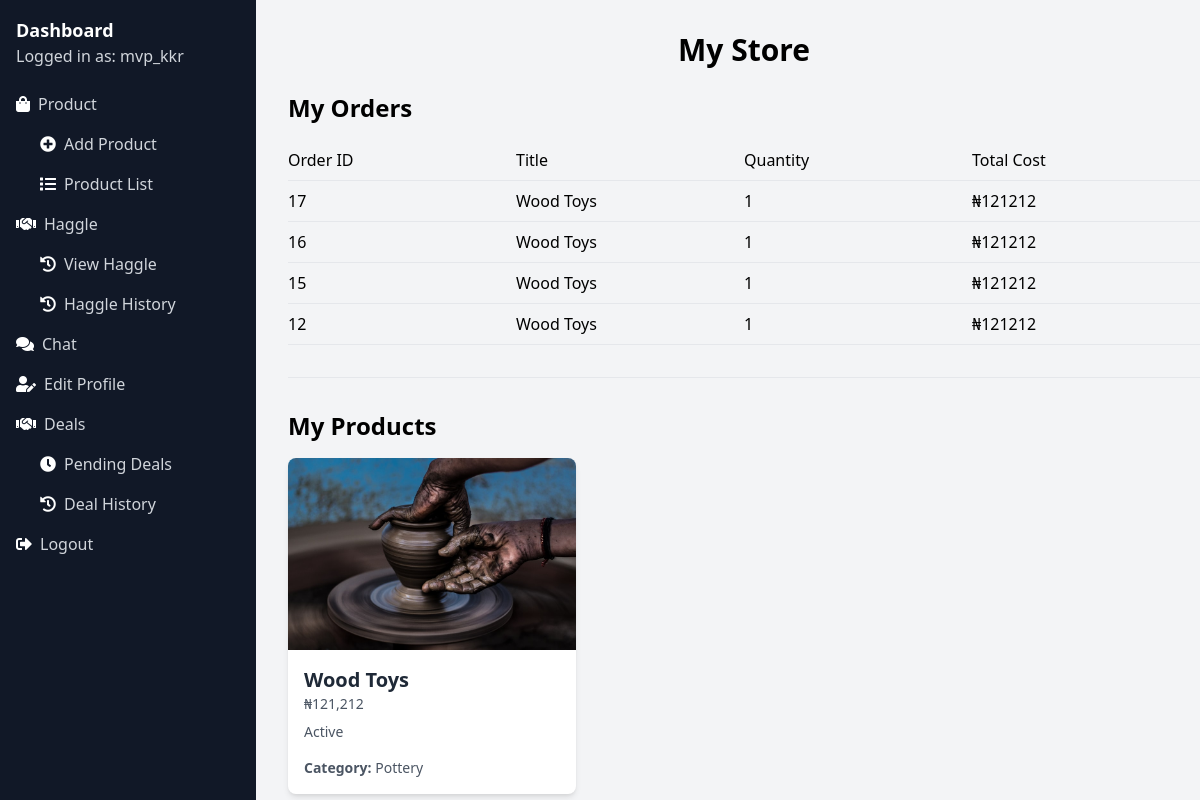
The app's page /vendor/my-store/ (signed in) with its own data.
### core/models.py (models this page shows, shortened)
class OrderItem(models.Model):
    order = models.ForeignKey(Order, related_name='items', on_delete=models.CASCADE)
    product = models.ForeignKey(Product, related_name='items', on_delete=models.CASCADE)
    price = models.IntegerField()
    quantity = models.IntegerField(default=1)
    is_delivered = models.BooleanField(default=False)

class Order(models.Model):
    first_name = models.CharField(max_length=255)
    last_name = models.CharField(max_length=255)
    address = models.CharField(max_length=255)
    paid_amount = models.IntegerField(blank=True, null=True)
    is_paid = models.BooleanField(default=False)
    created_by = models.ForeignKey(User, related_name='orders', on_delete=models.SET_NULL, null=True)
    created_at = models.DateTimeField(auto_now_add=True)
    is_completed = models.BooleanField(default=False)
    date_completed = models.DateTimeField(null=True, blank=True)

class Product(models.Model):
    DRAFT = 'draft'
    WAITING_APPROVAL = 'waitingapproval'
    ACTIVE = 'active'
    DELETED = 'deleted'
    STATUS_CHOICES = (
        (DRAFT, 'Draft'),
        (WAITING_APPROVAL, 'Waiting approval'),
        (ACTIVE, 'Active'),
        (DELETED, 'Deleted'),
    )
    user = models.ForeignKey(User, related_name='products', on_delete=models.CASCADE)
    category = models.ForeignKey(Category, related_name='products', on_delete=models.CASCADE)
    title = models.CharField(max_length=50)
    slug = models.SlugField(max_length=50)
    description = models.TextField(blank=True)
    price = models.IntegerField()
    image = models.ImageField(upload_to='uploads/product_images', blank=True, null=True)
    thumbnail = models.ImageField(upload_to='uploads/product_images/thumbnail', blank=True, null=True)
    created_at = models.DateTimeField(auto_now_add=True)
    updated_at = models.DateTimeField(auto_now=True)
    status = models.CharField(max_length=50, choices=STATUS_CHOICES, default=ACTIVE)
    class Meta:
        ordering = ('-created_at',)
    def get_display_price(self):
        price_str = str(self.price)[::-1]
        formatted_price = ",".join([price_str[i:i+3] for i in range(0, len(price_str), 3)])
        return formatted_price[::-1]

class Category(models.Model):
    title = models.CharField(max_length=50)
    slug = models.SlugField(max_length=50)
    class Meta:
        verbose_name_plural = 'Categories'
    def __str__(self):
        return self.title

### userprofile/views.py (the view)
# urls.py: path('my-store/', views.my_store, name='my_store'),
@login_required
def my_store(request):
    products = request.user.products.exclude(status=Product.DELETED)
    order_items = OrderItem.objects.filter(product__user=request.user)
    last_5_order_items = order_items.order_by('-order__created_at')[:5]
    haggled_prices = {}
    accepted_haggles = Haggle.objects.filter(is_accepted=True)
    for haggle in accepted_haggles:
        matched_order_items = order_items.filter(product_id=haggle.product_id, order__created_by=haggle.user)
        if matched_order_items.exists():
            order_item = matched_order_items.latest('order__created_at')
            haggled_prices[order_item.id] = haggle.proposed_price
    for order_item in last_5_order_items:
        if order_item.id in haggled_prices:
            order_item.haggled_price = haggled_prices[order_item.id] * order_item.quantity
        else:
            order_item.haggled_price = order_item.price * order_item.quantity
    return render(request, 'userprofile/dashboard.html', {
        'products': products,
        'order_items': last_5_order_items
    })

### core/context_processors.py (called while the page is built)
def cart(request):
    return {'cart': Cart(request)}

### userprofile/templates/userprofile/dashboard.html (shortened to what this page needs)
{% extends 'userprofile/base.html' %}
{% block content %}
    <h1 class="text-3xl text-center font-semibold mb-6">My Store</h1>
    <div class="mb-8">
        <h2 class="text-2xl font-semibold mb-4">My Orders</h2>
        <div class="flex flex-col">
            <div class="flex border-b border-gray-200 py-2">
                <div class="w-1/4">Order ID</div>
                <div class="w-1/4">Title</div>
                <div class="w-1/4">Quantity</div>
                <div class="w-1/4">Total Cost</div>
            </div>
            {% for order_item in order_items %}
                <div class="flex border-b border-gray-200 py-2">
                    <div class="w-1/4"><a href="{% url 'my_store_order_detail' order_item.order.id %}">{{ order_item.order.id }}</a></div>
                    <div class="w-1/4">{{ order_item.product.title }}</div>
                    <div class="w-1/4">{{ order_item.quantity }}</div>
                    <div class="w-1/4">₦{{ order_item.haggled_price|default:order_item.price }}</div>
                </div>
            {% endfor %}
        </div>
    </div>
    <hr class="my-8">
    <h2 class="text-2xl font-semibold mb-4">My Products</h2>
    <div class="grid grid-cols-1 sm:grid-cols-2 md:grid-cols-3 gap-6">
        {% if products %}
            {% for product in products %}
                <div class="bg-white shadow-md rounded-lg overflow-hidden">
                    <a href="{% url 'edit_product' product.id %}">
                        <div class="relative overflow-hidden">
                            {% if product.image %}
                                <img class="w-full h-48 object-cover object-center" src="{{ product.image.url }}" alt="Image of {{ product.title }}">
                            {% else %}
                                <div class="w-full h-48 bg-gray-200 flex items-center justify-center text-gray-400 text-lg">No Image</div>
                            {% endif %}
                        </div>
                        <div class="p-4">
                            <h3 class="text-xl font-semibold text-gray-800">{{ product.title }}</h3>
                            <p class="text-gray-600 text-sm mb-2">₦{{ product.get_display_price }}</p>
                            <p class="text-gray-600 text-sm mb-4">{{ product.get_status_display }}</p>
                            <p class="text-gray-600 text-sm"><strong>Category: </strong>{{ product.category }}</p>
                        </div>
                    </a>
                </div>
            {% endfor %}
        {% else %}
            <p class="text-gray-600 text-lg mt-4 py-4 px-8 bg-gray-100 rounded-lg">You don't have any products yet...</p>
        {% endif %}
    </div>
{% endblock %}

### userprofile/templates/userprofile/base.html (shortened to what this page needs)
<!DOCTYPE html>
<html lang="en">
<head>
    <link href="https://cdn.jsdelivr.net/npm/tailwindcss@2.2.19/dist/tailwind.min.css" rel="stylesheet">
    <link rel="stylesheet" href="https://cdnjs.cloudflare.com/ajax/libs/font-awesome/5.15.4/css/all.min.css"
/>
</head>
<body class="bg-gray-100 flex h-screen">
    <div class="w-64 bg-gray-900 overflow-y-auto">
        <div class="py-4">
            <h2 class="text-white text-lg font-semibold px-4"><a href="{% url 'my_store' %}">Dashboard</a></h2>
            <p class="text-gray-300 px-4">Logged in as: {{ request.user.username }}</p>
        </div>
        <ul class="sidebar-menu">
            <li>
                <a href="#" class="block text-gray-300 hover:text-white flex items-center px-4 py-2">
                    <i class="fas fa-shopping-bag text-white mr-2"></i>Product
                </a>
                <ul class="ml-8">
                    <li><a href="{% url 'add_product' %}" class="block text-gray-300 hover:text-white pl-2 py-2"><i class="fas fa-plus-circle text-white mr-2"></i>Add Product</a></li>
                    <li><a href="{% url 'my_products' %}" class="block text-gray-300 hover:text-white pl-2 py-2"><i class="fas fa-list text-white mr-2"></i>Product List</a></li>
                </ul>
            </li>
            <li>
                <a href="#" class="block text-gray-300 hover:text-white flex items-center px-4 py-2">
                    <i class="fas fa-handshake text-white mr-2"></i>Haggle
                </a>
                <ul class="ml-8">
                    <li><a href="{% url 'haggle_view' %}" class="block text-gray-300 hover:text-white pl-2 py-2"><i class="fas fa-history text-white mr-2"></i>View Haggle</a></li>
                    <li><a href="{% url 'haggle_history_artisan' %}" class="block text-gray-300 hover:text-white pl-2 py-2"><i class="fas fa-history text-white mr-2"></i>Haggle History</a></li>
                </ul>
            </li>
            <li><a href="{% url 'my_chats' vendor_username=user.username %}" class="block text-gray-300 hover:text-white flex items-center px-4 py-2"><i class="fas fa-comments text-white mr-2"></i>Chat</a></li>
            <li><a href="{% url 'edit_profile_artisan' %}" class="block text-gray-300 hover:text-white flex items-center px-4 py-2"><i class="fas fa-user-edit text-white mr-2"></i>Edit Profile</a></li>
            <li><a href="#" class="block text-gray-300 hover:text-white flex items-center px-4 py-2"><i class="fas fa-handshake text-white mr-2"></i>Deals</a></li>
            <li><a href="{% url 'my_orders' %}" class="block text-gray-300 hover:text-white pl-10 py-2"><i class="fas fa-clock text-white mr-2"></i>Pending Deals</a></li>
            <li><a href="{% url 'deal_history' %}" class="block text-gray-300 hover:text-white pl-10 py-2"><i class="fas fa-history text-white mr-2"></i>Deal History</a></li>
            <li>
                <form action="{% url 'logout_vendor' %}" method="post">
                    <button type="submit" class="block text-gray-300 hover:text-white flex items-center px-4 py-2"><i class="fas fa-sign-out-alt text-white mr-2"></i>Logout</button>
                </form>
            </li>
        </ul>
    </div>
    <div class="flex-1 overflow-y-auto">
        <div class="container mx-4 px-4 py-8">
            {% block content %}{% endblock %}
        </div>
    </div>
</body>
</html>

### records on screen
OrderItem: order.id "17", product "Wood Toys", quantity "1", haggled_price "121212"
OrderItem: order.id "16", product "Wood Toys", quantity "1", haggled_price "121212"
OrderItem: order.id "15", product "Wood Toys", quantity "1", haggled_price "121212"
OrderItem: order.id "12", product "Wood Toys", quantity "1", haggled_price "121212"
Product: image (picture), title "Wood Toys", get_display_price "121,212", status "Active", category "Pottery"

### other values on screen
{{ request.user.username }} "mvp_kkr"
